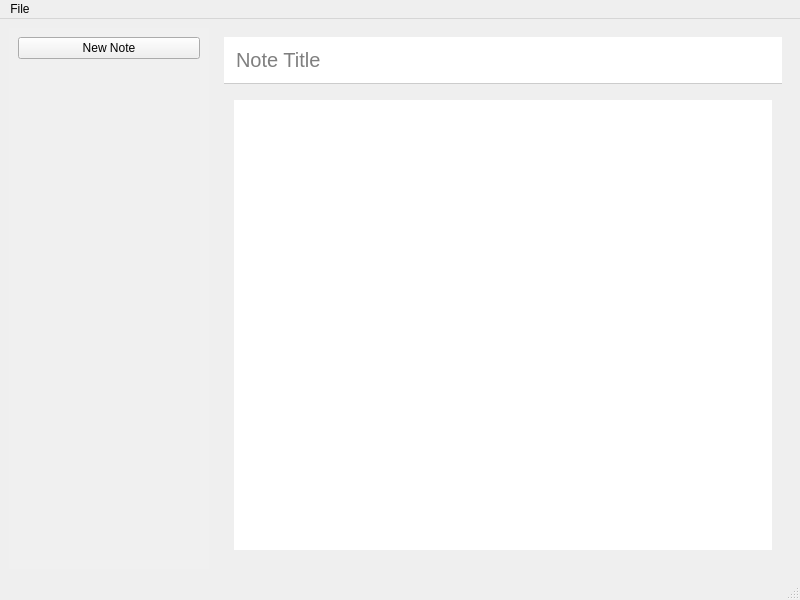
<?xml version="1.0" encoding="UTF-8"?>
<ui version="4.0">
 <class>NoteWindow</class>
 <widget class="QMainWindow" name="NoteWindow">
  <property name="geometry">
   <rect>
    <x>0</x>
    <y>0</y>
    <width>800</width>
    <height>600</height>
   </rect>
  </property>
  <property name="windowTitle">
   <string>Notes App</string>
  </property>
  <widget class="QWidget" name="centralwidget">
   <layout class="QHBoxLayout" name="horizontalLayout">
    <item>
     <widget class="QWidget" name="sidebar" native="true">
      <property name="minimumSize">
       <size>
        <width>200</width>
        <height>0</height>
       </size>
      </property>
      <property name="maximumSize">
       <size>
        <width>200</width>
        <height>16777215</height>
       </size>
      </property>
      <property name="styleSheet">
       <string notr="true">background-color: #f0f0f0;</string>
      </property>
      <layout class="QVBoxLayout" name="verticalLayout">
       <item>
        <widget class="QPushButton" name="newNoteButton">
         <property name="text">
          <string>New Note</string>
         </property>
         <property name="icon">
          <iconset>
           <normaloff>.</normaloff>.</iconset>
         </property>
        </widget>
       </item>
       <item>
        <widget class="QListWidget" name="notesList">
         <property name="styleSheet">
          <string notr="true">border: none;</string>
         </property>
        </widget>
       </item>
      </layout>
     </widget>
    </item>
    <item>
     <widget class="QWidget" name="mainContent" native="true">
      <layout class="QVBoxLayout" name="verticalLayout_2">
       <item>
        <widget class="QLineEdit" name="noteTitle">
         <property name="styleSheet">
          <string notr="true">font-size: 20px; padding: 10px; border: none; border-bottom: 1px solid #ccc;</string>
         </property>
         <property name="placeholderText">
          <string>Note Title</string>
         </property>
        </widget>
       </item>
       <item>
        <widget class="QTextEdit" name="noteContent">
         <property name="styleSheet">
          <string notr="true">border: none; padding: 10px;</string>
         </property>
        </widget>
       </item>
      </layout>
     </widget>
    </item>
   </layout>
  </widget>
  <widget class="QMenuBar" name="menubar">
   <property name="geometry">
    <rect>
     <x>0</x>
     <y>0</y>
     <width>800</width>
     <height>25</height>
    </rect>
   </property>
   <widget class="QMenu" name="menuFile">
    <property name="title">
     <string>File</string>
    </property>
    <addaction name="actionNew_Note"/>
    <addaction name="actionSave"/>
    <addaction name="separator"/>
    <addaction name="actionLogout"/>
   </widget>
   <addaction name="menuFile"/>
  </widget>
  <widget class="QStatusBar" name="statusbar"/>
  <action name="actionNew_Note">
   <property name="text">
    <string>New Note</string>
   </property>
  </action>
  <action name="actionSave">
   <property name="text">
    <string>Save</string>
   </property>
  </action>
  <action name="actionLogout">
   <property name="text">
    <string>Logout</string>
   </property>
  </action>
 </widget>
 <resources/>
 <connections/>
</ui> 
